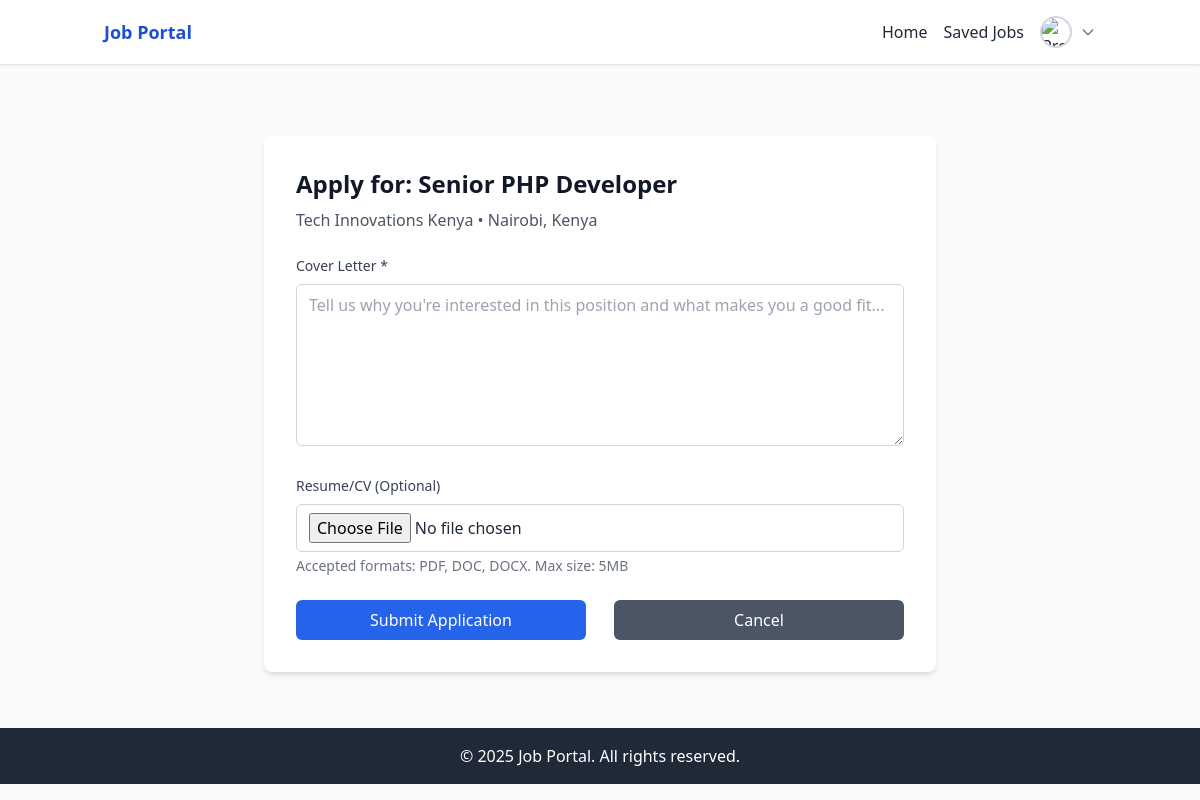
/applications/apply-job.php (signed in), run on the app's committed database.
### tables this page shows
CREATE TABLE `job_posts` (
  `uuid` char(36) NOT NULL,
  `employer_uuid` char(36) NOT NULL,
  `title` varchar(150) NOT NULL,
  `job_level` varchar(100) DEFAULT NULL,
  `job_description` text NOT NULL,
  `job_type` varchar(100) DEFAULT NULL,
  `industry` varchar(100) DEFAULT NULL,
  `location` varchar(255) DEFAULT NULL,
  `salary_range` varchar(100) DEFAULT NULL,
  `additional_information` text DEFAULT NULL,
  `requirements_qualifications` text DEFAULT NULL,
  `status` enum('open','closed') DEFAULT 'open',
  `application_deadline` date DEFAULT NULL,
  `created_at` timestamp NOT NULL DEFAULT current_timestamp(),
  `updated_at` timestamp NOT NULL DEFAULT current_timestamp() ON UPDATE current_timestamp()
);

CREATE TABLE `employers` (
  `uuid` char(36) NOT NULL,
  `user_uuid` char(36) NOT NULL,
  `company_name` varchar(150) DEFAULT NULL,
  `contact_number` varchar(20) DEFAULT NULL,
  `location` varchar(255) DEFAULT NULL,
  `industry` varchar(100) DEFAULT NULL,
  `website` varchar(255) DEFAULT NULL,
  `company_logo` varchar(255) DEFAULT NULL,
  `about_company` text DEFAULT NULL,
  `created_at` timestamp NOT NULL DEFAULT current_timestamp(),
  `updated_at` timestamp NOT NULL DEFAULT current_timestamp() ON UPDATE current_timestamp()
);

### controllers/JobController.php (called while the page is built, shortened)
<?php
require_once __DIR__ . '/../models/Job.php';
class JobController {
    public function __construct($conn) {
        $this->job = new Job($conn);
    }
}
?>

### models/Job.php (called while the page is built, shortened)
<?php
class Job {
    private $conn;
    public function __construct($db) {
        $this->conn = $db;
    }
    public function getJobById($jobUuid) {
        $stmt = $this->conn->prepare("
            SELECT jp.*, e.company_name, e.contact_number
            FROM job_posts jp
            LEFT JOIN employers e ON jp.employer_uuid = e.uuid
            WHERE jp.uuid = ?
        ");
        $stmt->bind_param("s", $jobUuid);
        $stmt->execute();
        return $stmt->get_result()->fetch_assoc();
    }
}
?>

### public/applications/apply-job.php (the view, shortened to what this page needs)
<?php
require_once __DIR__ . '/../../config/db.php';
require_once __DIR__ . '/../../controllers/JobController.php';
$jobController = new JobController($conn);
$jobId = $_GET['id'] ?? 0;
$job = $jobController->job->getJobById($jobId);
$canApply = isset($_SESSION['user_id']) && $_SESSION['role'] === 'jobseeker';
$hasApplied = false;
include __DIR__ . '/../../includes/header.php';
?>
<div class="max-w-2xl mx-auto bg-white p-4 md:p-8 rounded-lg shadow-md mt-4 md:mt-8">
    <div class="mb-6">
        <h1 class="text-2xl font-bold text-gray-900 mb-2">Apply for: <?php echo htmlspecialchars($job['title']); ?></h1>
        <p class="text-gray-600"><?php echo htmlspecialchars($job['company_name'] ?? 'Company Name'); ?> •
            <?php echo htmlspecialchars($job['location']); ?></p>
    </div>
    <?php if ($canApply && !$hasApplied): ?>
    <form method="post" action="" enctype="multipart/form-data">
        <div class="mb-4 md:mb-6">
            <label for="cover_letter" class="block text-sm font-medium text-gray-700 mb-2">Cover Letter *</label>
            <textarea name="cover_letter" id="cover_letter" rows="6 md:rows-8" required
                class="w-full px-3 py-2 border border-gray-300 rounded-md focus:outline-none focus:ring-2 focus:ring-blue-500 text-sm md:text-base"
                placeholder="Tell us why you're interested in this position and what makes you a good fit..."></textarea>
        </div>
        <div class="mb-4 md:mb-6">
            <label for="resume_file" class="block text-sm font-medium text-gray-700 mb-2">Resume/CV (Optional)</label>
            <input type="file" name="resume_file" id="resume_file" accept=".pdf,.doc,.docx"
                class="w-full px-3 py-2 border border-gray-300 rounded-md focus:outline-none focus:ring-2 focus:ring-blue-500 text-sm md:text-base">
            <p class="text-xs md:text-sm text-gray-500 mt-1">Accepted formats: PDF, DOC, DOCX. Max size: 5MB</p>
        </div>
        <div class="flex flex-col sm:flex-row gap-3 sm:space-x-4 mobile-btn-stack">
            <button type="submit"
                class="flex-1 bg-blue-600 text-white px-3 py-2 md:px-4 md:py-2 rounded-md hover:bg-blue-700 focus:outline-none focus:ring-2 focus:ring-blue-500 focus:ring-offset-2 text-sm md:text-base mobile-btn-full">
                Submit Application
            </button>
            <a href="job-details.php?id=<?php echo $job['uuid']; ?>"
                class="flex-1 bg-gray-600 text-white px-3 py-2 md:px-4 md:py-2 rounded-md hover:bg-gray-700 focus:outline-none focus:ring-2 focus:ring-gray-500 focus:ring-offset-2 text-center text-sm md:text-base mobile-btn-full">
                Cancel
            </a>
        </div>
    </form>
    <?php endif; ?>
</div>
<?php include __DIR__ . '/../../includes/footer.php'; ?>

### data on the page
job_posts: title "Senior PHP Developer", location "Nairobi, Kenya"
employers: company_name "Tech Innovations Kenya"
